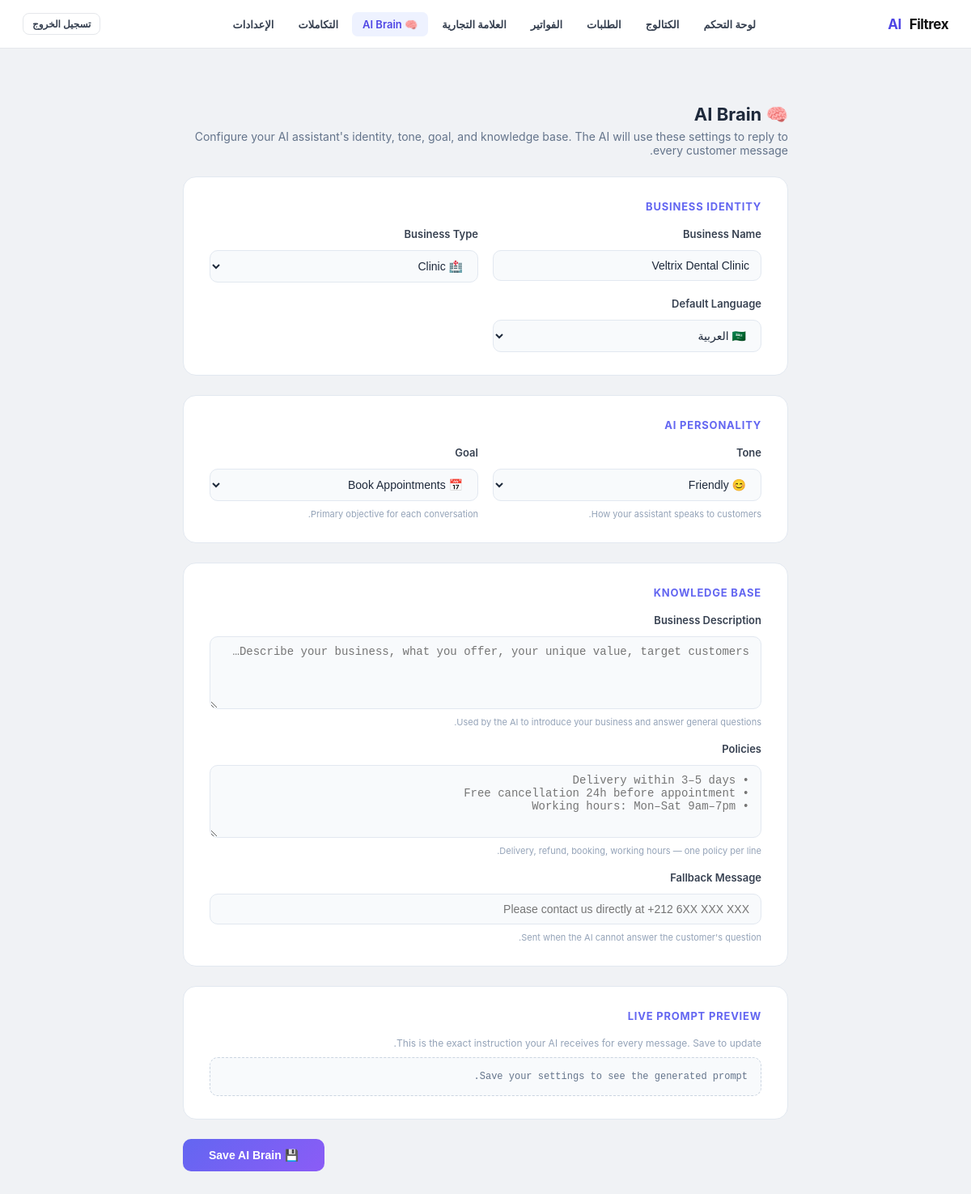
Page /admin/ai-brain (signed in) on the committed database.
### tables this page shows
CREATE TABLE clients (
                id                INTEGER PRIMARY KEY AUTOINCREMENT,
                name              TEXT NOT NULL,
                business_type     TEXT DEFAULT 'clinic',
                default_language  TEXT DEFAULT 'ar',
                currency          TEXT DEFAULT 'MAD',
                timezone          TEXT DEFAULT 'Africa/Casablanca',
                admin_whatsapp    TEXT,
                ultramsg_instance TEXT,
                ultramsg_token    TEXT,
                is_active         INTEGER DEFAULT 1,
                created_at        TEXT DEFAULT (datetime('now'))
            , whatsapp_connected INTEGER DEFAULT 0, onboarding_step INTEGER DEFAULT 0, referral_code   TEXT, referred_by     INTEGER, referral_count  INTEGER DEFAULT 0, brand_name          TEXT, logo_url            TEXT, primary_color       TEXT DEFAULT '#4f46e5', custom_domain       TEXT, white_label_enabled INTEGER DEFAULT 0, business_whatsapp_number TEXT, whatsapp_connection_status TEXT DEFAULT 'not_connected', whatsapp_provider TEXT DEFAULT 'ultramsg', plan TEXT DEFAULT 'free', subscription_id TEXT, subscription_status TEXT DEFAULT 'inactive', is_trial          INTEGER DEFAULT 0, trial_started_at  TEXT, trial_ends_at     TEXT, affiliate_enabled  INTEGER DEFAULT 1, affiliate_code     TEXT, affiliate_earnings REAL    DEFAULT 0.0, affiliate_rate     REAL    DEFAULT 0.20, assistant_tone        TEXT DEFAULT 'friendly', assistant_goal        TEXT DEFAULT 'book_appointments', business_description  TEXT DEFAULT '', policies              TEXT DEFAULT '', fallback_message      TEXT DEFAULT '', trial_reminder_day  INTEGER DEFAULT 0);

### app.py (the view, shortened to what this page needs)
@app.route("/admin/ai-brain", methods=["GET", "POST"])
def admin_ai_brain():
    guard = _admin_guard()
    if guard:
        return guard
    cid    = _session_client_id()
    client = get_client(cid)
    return render_template("admin/ai-brain.html", client=client, active="ai-brain")

### app.py (called while the page is built, shortened)
@app.context_processor
def _inject_branding():
    return {"branding": getattr(g, "branding", {"brand_name": "Filtrex AI",
                                                  "logo_url": None,
                                                  "primary_color": "#4f46e5",
                                                  "white_label_enabled": 0})}

def t(key, lang="en"):
    lang = lang if lang in TRANSLATIONS else "en"
    return TRANSLATIONS[lang].get(key) or TRANSLATIONS["en"].get(key, key)

@app.context_processor
def _inject_lang():
    cid = session.get("client_id")
    lang = "en"
    if cid:
        _con = sqlite3.connect("bookings.db", timeout=10)
        _con.row_factory = sqlite3.Row
        try:
            _row = _con.execute(
                "SELECT default_language FROM clients WHERE id=?", (cid,)
            ).fetchone()
        finally:
            _con.close()
        if _row:
            lang = _row["default_language"] or "en"
    return {"lang": lang, "t": t}

@app.context_processor
def _inject_trial_info():
    try:
        cid = session.get("client_id")
        if cid:
            _client = get_client(cid)
            return {"trial_info": get_trial_status(_client)}
    except Exception:
        pass
    return {"trial_info": None}

def get_db_connection():
    con = sqlite3.connect(DB_FILE, timeout=10)
    con.row_factory = sqlite3.Row
    return con

def _session_client_id():
    cid = session.get("client_id")
    return int(cid) if cid else CLIENT_ID

def get_client(client_id=CLIENT_ID):
    con = get_db_connection()
    try:
        row = con.execute("SELECT * FROM clients WHERE id=?", (client_id,)).fetchone()
    finally:
        con.close()
    return dict(row) if row else {}

def get_trial_status(client):
    if not client or not client.get("is_trial"):
        return {"is_trial": False, "active": False, "expired": False}

def _admin_guard():
    if not session.get("logged_in"):
        return redirect(url_for("login"))
    cid = session.get("client_id")
    if cid:
        print(f"[AUTH_CLIENT_ID] client_id={cid} path={request.path}")
    return None

### templates/admin/ai-brain.html (shortened to what this page needs)
{% extends "admin/layout.html" %}
{% block content %}
<div class="brain-wrap">
  <h1 style="font-size:22px;font-weight:700;color:#1e293b;margin-bottom:6px;">🧠 AI Brain</h1>
  <p style="font-size:14px;color:#64748b;margin-bottom:24px;">
    Configure your AI assistant's identity, tone, goal, and knowledge base.
    The AI will use these settings to reply to every customer message.
  </p>
  <form method="POST">
    <div class="brain-card">
      <div class="brain-section-title">Business Identity</div>
      <div class="brain-grid">
        <div class="field">
          <label>Business Name</label>
          <input type="text" name="name"
                 value="{{ client.name or '' }}"
                 placeholder="e.g. Parfum Paris">
        </div>
        <div class="field">
          <label>Business Type</label>
          <select name="business_type">
            {% set bt = client.business_type or 'clinic' %}
            <option value="clinic"       {{ 'selected' if bt=='clinic' }}>🏥 Clinic</option>
          </select>
        </div>
        <div class="field">
          <label>Default Language</label>
          <select name="default_language">
            {% set dl = client.default_language or 'ar' %}
            <option value="ar" {{ 'selected' if dl=='ar' }}>🇸🇦 العربية</option>
          </select>
        </div>
      </div>
    </div>
    <div class="brain-card">
      <div class="brain-section-title">AI Personality</div>
      <div class="brain-grid">
        <div class="field">
          <label>Tone</label>
          <select name="assistant_tone">
            {% set at = client.assistant_tone or 'friendly' %}
            <option value="friendly"     {{ 'selected' if at=='friendly' }}>😊 Friendly</option>
          </select>
          <div class="hint">How your assistant speaks to customers.</div>
        </div>
        <div class="field">
          <label>Goal</label>
          <select name="assistant_goal">
            {% set ag = client.assistant_goal or 'book_appointments' %}
            <option value="book_appointments" {{ 'selected' if ag=='book_appointments' }}>📅 Book Appointments</option>
          </select>
          <div class="hint">Primary objective for each conversation.</div>
        </div>
      </div>
    </div>
    <div class="brain-card">
      <div class="brain-section-title">Knowledge Base</div>
      <div class="brain-grid single">
        <div class="field">
          <label>Business Description</label>
          <textarea name="business_description"
                    placeholder="Describe your business, what you offer, your unique value, target customers…">{{ client.business_description or '' }}</textarea>
          <div class="hint">Used by the AI to introduce your business and answer general questions.</div>
        </div>
        <div class="field">
          <label>Policies</label>
          <textarea name="policies"
                    placeholder="• Delivery within 3–5 days&#10;• Free cancellation 24h before appointment&#10;• Working hours: Mon–Sat 9am–7pm">{{ client.policies or '' }}</textarea>
          <div class="hint">Delivery, refund, booking, working hours — one policy per line.</div>
        </div>
        <div class="field">
          <label>Fallback Message</label>
          <input type="text" name="fallback_message"
                 value="{{ client.fallback_message or '' }}"
                 placeholder="Please contact us directly at +212 6XX XXX XXX">
          <div class="hint">Sent when the AI cannot answer the customer's question.</div>
        </div>
      </div>
    </div>
    <div class="brain-card">
      <div class="brain-section-title">Live Prompt Preview</div>
      <p style="font-size:12px;color:#94a3b8;margin-bottom:10px;">
        This is the exact instruction your AI receives for every message. Save to update.
      </p>
      <div class="preview-box" id="prompt-preview">Save your settings to see the generated prompt.</div>
    </div>
    <div style="display:flex;justify-content:flex-end;">
      <button type="submit" class="btn-save">💾 Save AI Brain</button>
    </div>
  </form>
</div>
{% endblock %}

### templates/admin/layout.html (shortened to what this page needs)
<!DOCTYPE html>
<html lang="{{ lang }}" dir="{{ 'rtl' if lang == 'ar' else 'ltr' }}">
<head>
</head>
<body>
<nav class="nav">
  <div class="nav-brand">
    {% if branding.logo_url %}
      <img src="{{ branding.logo_url }}" alt="{{ branding.brand_name }}"
           style="height:32px;width:auto;object-fit:contain;border-radius:4px;" />
    {% else %}
      {% set _parts = branding.brand_name.split() %}
      {% if _parts|length >= 2 %}
        {{ _parts[:-1]|join(' ') }} <span>{{ _parts[-1] }}</span>
      {% else %}
        <span>{{ branding.brand_name }}</span>
      {% endif %}
    {% endif %}
  </div>
  <div class="nav-links">
    <a href="/admin/dashboard" class="nav-link {% if active=='dashboard' %}active{% endif %}">{{ t("nav_dashboard", lang) }}</a>
    <a href="/admin/catalog" class="nav-link {% if active=='catalog' %}active{% endif %}">{{ t("nav_catalog", lang) }}</a>
    <a href="/admin/orders" class="nav-link {% if active=='orders' %}active{% endif %}">{{ t("nav_orders", lang) }}</a>
    <a href="/admin/billing" class="nav-link {% if active=='billing' %}active{% endif %}">{{ t("nav_billing", lang) }}</a>
    <a href="/admin/branding" class="nav-link {% if active=='branding' %}active{% endif %}">{{ t("nav_branding", lang) }}</a>
    <a href="/admin/ai-brain" class="nav-link {% if active=='ai-brain' %}active{% endif %}">🧠 AI Brain</a>
    <a href="/admin/integrations" class="nav-link {% if active=='integrations' %}active{% endif %}">{{ t("nav_integrations", lang) }}</a>
    <a href="/admin/settings" class="nav-link {% if active=='settings' %}active{% endif %}">{{ t("nav_settings", lang) }}</a>
  </div>
  <div class="nav-right">
    <a href="/logout" class="btn btn-ghost btn-sm">{{ t("nav_logout", lang) }}</a>
  </div>
</nav>
<div class="shell">
  {% block content %}{% endblock %}
</div>
</body>
</html>

### templates/admin/ai-brain.html (style rules this page uses)
.brain-wrap { max-width: 780px; margin: 0 auto; padding: 32px 16px; }
.brain-card { background: #fff; border: 1px solid #e2e8f0; border-radius: 16px; padding: 28px 32px; margin-bottom: 24px; }
.brain-section-title { font-size: 13px; font-weight: 700; color: #6366f1; text-transform: uppercase; letter-spacing: .06em; margin-bottom: 18px; }
.brain-grid { display: grid; grid-template-columns: 1fr 1fr; gap: 18px; }
.brain-grid.single { grid-template-columns: 1fr; }
.field { display: flex; flex-direction: column; gap: 6px; }
.field label { font-size: 13px; font-weight: 600; color: #374151; }
.field input, .field select, .field textarea { border: 1.5px solid #e2e8f0; border-radius: 10px; padding: 10px 14px; font-size: 14px; color: #1e293b; background: #f8fafc; transition: border-color .15s; width: 100%; box-sizing: border-box; }
.field textarea { resize: vertical; min-height: 90px; }
.field .hint { font-size: 11px; color: #94a3b8; margin-top: 3px; }
.btn-save { background: linear-gradient(135deg, #6366f1, #8b5cf6); color: #fff; border: none; border-radius: 10px; padding: 12px 32px; font-size: 14px; font-weight: 600; cursor: pointer; transition: opacity .15s; }
.preview-box { background: #f8fafc; border: 1px dashed #cbd5e1; border-radius: 10px; padding: 16px; font-size: 12px; color: #64748b; font-family: monospace; white-space: pre-wrap; word-break: break-word; max-height: 220px; overflow-y: auto; }

### rows in the picture
clients: default_language "لوحة التحكم", default_language "الكتالوج", default_language "الطلبات", default_language "الفواتير", default_language "العلامة التجارية", default_language "التكاملات", default_language "الإعدادات", default_language "تسجيل الخروج", name "Veltrix Dental Clinic"

### other values in the picture
{{ _parts[:-1]|join(' ') }} "Filtrex"
{{ _parts[-1] }} "AI"
